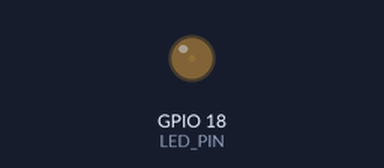
The program below on a simulated ESP32. Parts: output pins drawn as LEDs (lit = HIGH).

Above: at 0.05 s.
At 2.25 s:
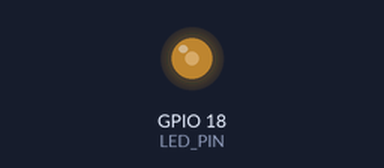
At 4.55 s:
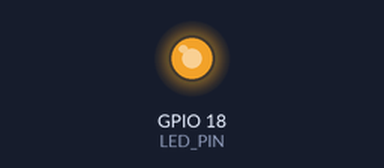
At 9.15 s:
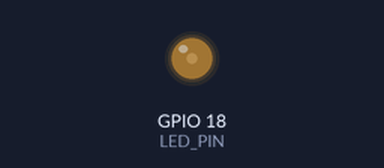
Timing chart, 0 to 19.8 s (numbered marks = the images above):
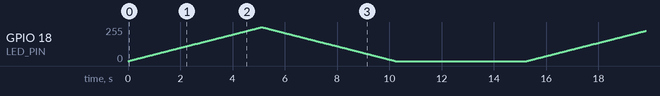

The program:

main.cpp
```cpp
#include <Arduino.h>

#define LED_PIN 18

const int freq = 5000;
const int resolution = 8; //0-16 bit
const int ledChannel = 0; // 0 -15

void setup() {
  // put your setup code here, to run once:
  ledcSetup(ledChannel, freq, resolution);
  ledcAttachPin(LED_PIN, ledChannel);
}

void loop() {
  for (int i = 0; i <= 255; i++) {
    ledcWrite(ledChannel, i);
    delay(20);
  }

  for(int i = 255; i >= 0; i--) {
    ledcWrite(ledChannel, i);
    delay(20);
  }
  delay(5000);

}
```
